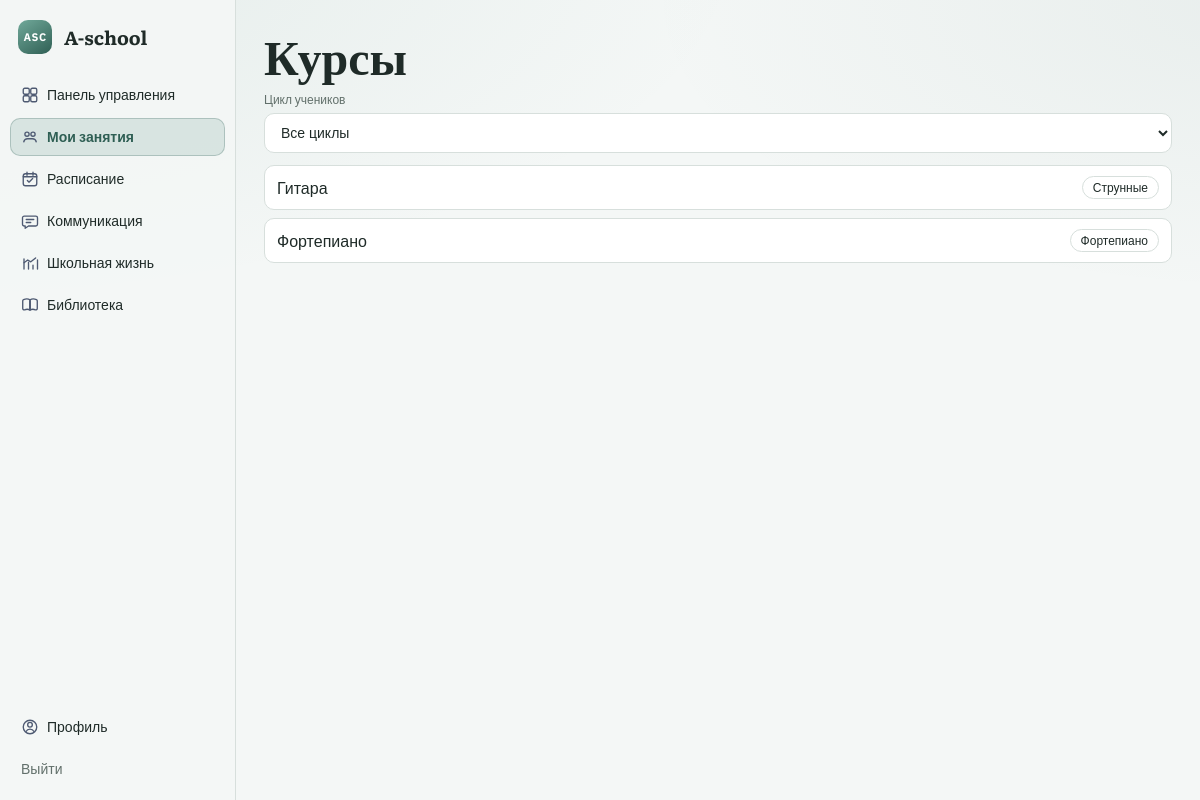
The app's page /courses/ (signed in) with its own data.
### apps/school/models.py (models this page shows, shortened)
class Course(models.Model):
    name = models.CharField(max_length=200)
    course_type = models.ForeignKey(CourseType, on_delete=models.PROTECT, related_name="courses")
    teacher = models.ForeignKey(
        settings.AUTH_USER_MODEL,
        on_delete=models.SET_NULL,
        null=True,
        blank=True,
        related_name="teaching_courses",
    )

class CourseType(models.Model):
    name = models.CharField(max_length=120, unique=True)
    class Meta:
        ordering = ("name",)

### apps/school/views.py (the view, shortened to what this page needs)
# urls.py: path("courses/", course_list, name="course_list"),
@login_required
def course_list(request):
    profile = request.user.profile
    single_class = get_user_single_class(request.user)
    student_id = request.GET.get("student")
    cycle = request.GET.get("cycle") or ""
    if profile.role == Profile.Role.TEACHER:
        redirect_url = "/teacher/class/"
        if cycle:
            redirect_url = f"{redirect_url}?cycle={cycle}"
        return redirect(redirect_url)
    if profile.role == Profile.Role.ADMIN:
        courses = Course.objects.all()
        if cycle:
            courses = courses.filter(enrollments__student__profile__cycle=cycle).distinct()
        courses = courses.order_by("name")
        return render(
            request,
            "school/course_list.html",
            {"courses": courses, "mode": "admin", "student": None, "cycle": cycle, "cycle_options": Profile.Cycle.choices},
        )
    return HttpResponseForbidden("Доступ запрещён.")

### apps/school/utils.py (called while the page is built)
def get_user_courses(user, *, include_admin: bool = False):
    role = user.profile.role
    if role == Profile.Role.STUDENT:
        return Course.objects.filter(enrollments__student=user).distinct().order_by("name")
    if role == Profile.Role.PARENT:
        child_ids = ParentChild.objects.filter(parent=user).values_list("child_id", flat=True)
        return Course.objects.filter(enrollments__student_id__in=child_ids).distinct().order_by("name")
    if role == Profile.Role.TEACHER:
        return Course.objects.filter(teacher=user).order_by("name")
    if include_admin and role == Profile.Role.ADMIN:
        return Course.objects.all().order_by("name")
    return Course.objects.none()

def get_user_single_class(user, *, include_admin: bool = False) -> SingleClassResolution:
    courses = list(get_user_courses(user, include_admin=include_admin)[:2])
    if not courses:
        return SingleClassResolution(status="none", course=None)
    if len(courses) == 1:
        return SingleClassResolution(status="single", course=courses[0])
    return SingleClassResolution(status="multiple", course=None)

### templates/school/course_list.html (shortened to what this page needs)
{% extends "base.html" %}
{% block content %}
  <h1>Курсы</h1>
  {% if mode == "no_class" %}
    <p class="muted">{{ no_class_message }}</p>
  {% else %}
    {% if mode == "teacher" or mode == "admin" %}
      <form method="get" class="form-row" style="margin: 12px 0;">
        <label class="muted small" for="cycle">Цикл учеников</label>
        <select id="cycle" name="cycle" class="input" onchange="this.form.submit()">
          <option value="">Все циклы</option>
        </select>
      </form>
    {% endif %}
    {% if courses %}
      <ul class="list">
        {% for c in courses %}
          <li>
            <a href="/courses/{{ c.id }}/{% if mode == 'parent_child' %}?student={{ student.id }}{% endif %}">{{ c.name }}</a>
            <span class="tag">{{ c.course_type.name }}</span>
          </li>
        {% endfor %}
      </ul>
    {% else %}
      <p class="muted">Курсов нет.</p>
    {% endif %}
  {% endif %}
{% endblock %}

### static/css/main.css (style rules this page uses)
:root { --bg: #f4f7f6; --bg-soft: #edf2f0; --surface: #ffffff; --surface-alt: #f8faf9; --line: #d7dfdc; --text: #1f2b28; --muted: #62706b; --accent: #4f8a7c; --accent-strong: #2f5f54; --ok: #2f7a64; --error: #9a5959; --radius: 14px; --shadow: 0 10px 28px rgba(23, 41, 35, 0.07); }
* { box-sizing: border-box; }
body { margin: 0; min-height: 100vh; font-family: "IBM Plex Sans", "Trebuchet MS", "Helvetica Neue", sans-serif; color: var(--text); background: radial-gradient(1200px 500px at -8% -6%, rgba(79, 138, 124, 0.1), transparent 70%), radial-gradient(900px 420px at 106% 0%, rgba(47, 95, 84, 0.06), transparent 70%), var(--bg); }
a { color: var(--text); text-decoration: none; }
h1, h2 { font-family: "Literata", Georgia, serif; color: var(--text); }
h1 { margin: 0 0 4px; font-size: 48px; line-height: 1.05; }
.form-row { display: grid; gap: 6px; }
label { color: var(--muted); font-size: 14px; }
.input, input, textarea, select { width: 100%; border: 1px solid var(--line); border-radius: 10px; background: var(--surface); color: var(--text); padding: 10px 12px; outline: none; font-size: 14px; }
.muted { color: var(--muted); }
.small { font-size: 12px; }
.tag, .badge { display: inline-block; border: 1px solid var(--line); border-radius: 999px; padding: 3px 10px; font-size: 12px; color: var(--text); background: var(--surface); }
.list { list-style: none; margin: 0; padding: 0; display: grid; gap: 8px; }
.list li { border: 1px solid var(--line); border-radius: 10px; background: var(--surface); padding: 10px 12px; display: flex; gap: 10px; align-items: center; justify-content: space-between; flex-wrap: wrap; }

### records on screen
Course: name "Гитара", course_type.name "Струнные"
Course: name "Фортепиано", course_type.name "Фортепиано"
